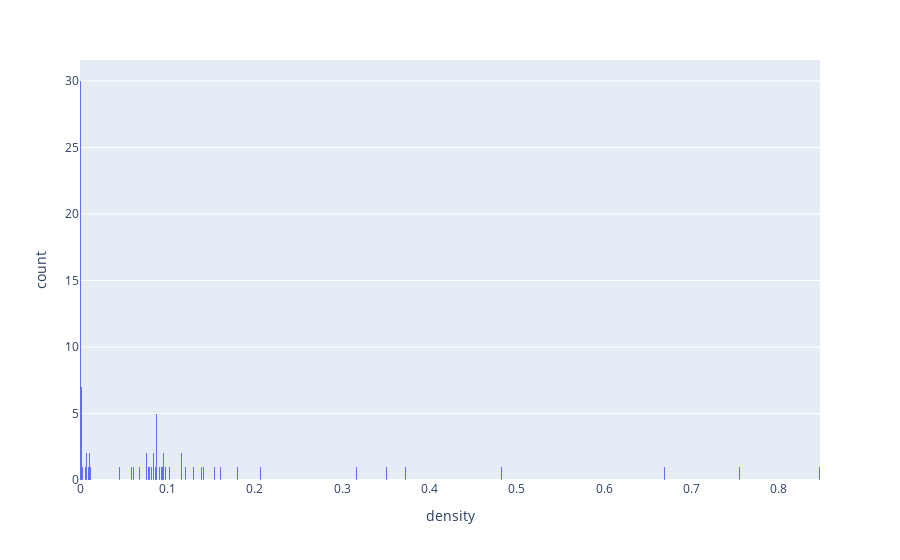

The notebook cell this image was saved under:
### Code cell
import plotly.express as px

fig = px.histogram(dfd, x='density', nbins=1000)
fig.show()

### Figure 1 — Plotly figure (JSON) as saved in the notebook; plotly's stock layout.template omitted (floating-point values rounded to 4 significant figures)
{"data": [{"alignmentgroup": "True", "bingroup": "x", "hoverlabel": {"namelength": 0}, "hovertemplate": "density=%{x}<br>count=%{y}", "legendgroup": "", "marker": {"color": "#636efa"}, "name": "", "nbinsx": 1000, "offsetgroup": "", "orientation": "v", "showlegend": false, "type": "histogram", "x": [0.8466, 0.7552, 0.6691, 0.4833, 0.3721, 0.3506, 0.3162, 0.2063, 0.18, 0.1604, 0.1542, 0.1406, 0.139, 0.1304, 0.1205, 0.1199, 0.1163, 0.1159, 0.1018, 0.09675, 0.09533, 0.0949, 0.09407, 0.0927, 0.09099, 0.08691, 0.08681, 0.08675, 0.08671, 0.08664, 0.08587, 0.08408, 0.08404, 0.08086, 0.07865, 0.07788, 0.07608, 0.07575, 0.07356, 0.06837, 0.0664, 0.06616, 0.06129, 0.05939, 0.04489, 0.01165, 0.01091, 0.01044, 0.01019, 0.0085, 0.007373, 0.007265, 0.005654, 0.002058, 0.001371, 0.001303, 0.001207, 0.001124, 0.0007151, 0.0006631, 0.0005403, 0.0004863, 0.0004534, 0.0004264, 0.0004184, 0.0004129, 0.0004047, 0.0004023, 0.0002837, 0.0001523, 0.0001263, 0.0001138, 9.383e-05, 8.07e-05, 6.164e-05, 4.918e-05, 2.727e-05, 2.483e-05, 2.199e-05, 2.088e-05, 1.651e-05, 1.057e-05, 7.711e-06, 4.639e-06, 3.631e-06, 2.823e-06, 2.605e-06, 2.487e-06, 2.018e-06, 1.804e-06, 1.433e-06], "xaxis": "x", "yaxis": "y"}], "layout": {"autosize": true, "barmode": "relative", "legend": {"tracegroupgap": 0}, "margin": {"t": 60}, "xaxis": {"anchor": "y", "autorange": true, "domain": [0, 1], "range": [-0.0005, 0.8475], "title": {"text": "density"}, "type": "linear"}, "yaxis": {"anchor": "x", "autorange": true, "domain": [0, 1], "range": [0, 31.58], "title": {"text": "count"}}}}
